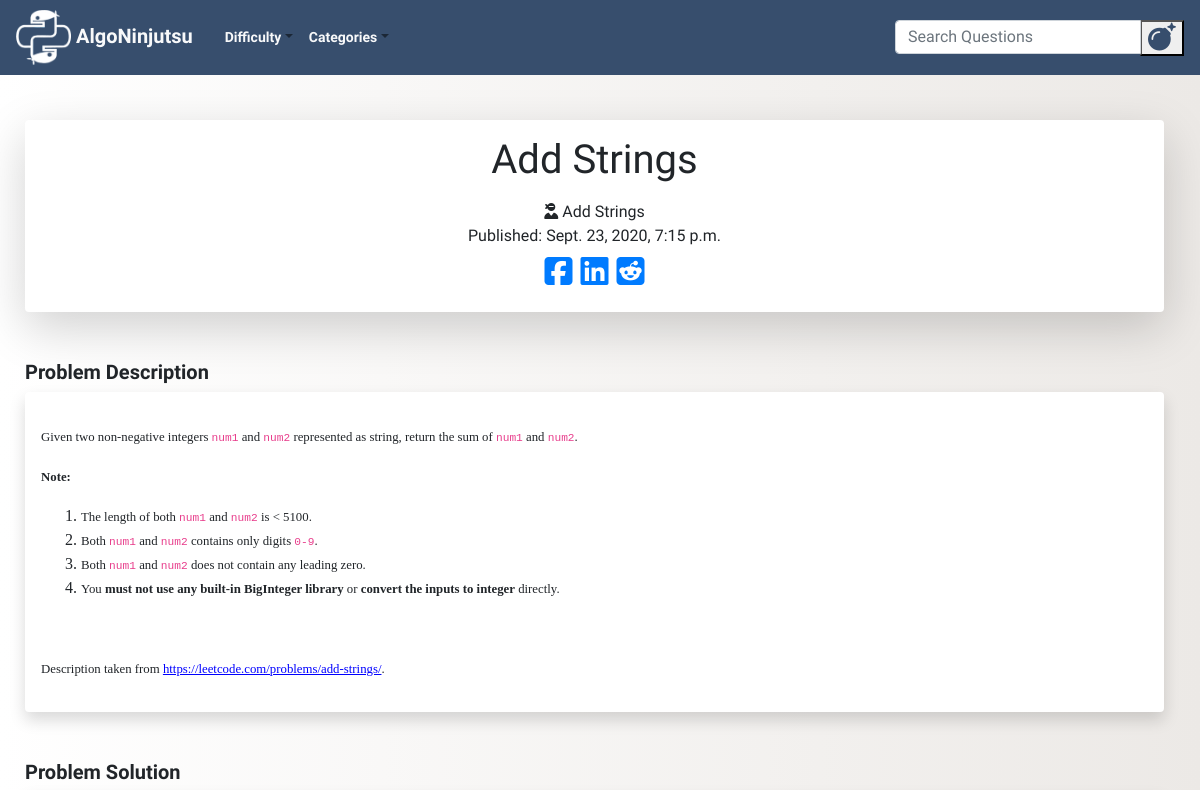
Page /post/11/ (upper part) on the earlier database version.
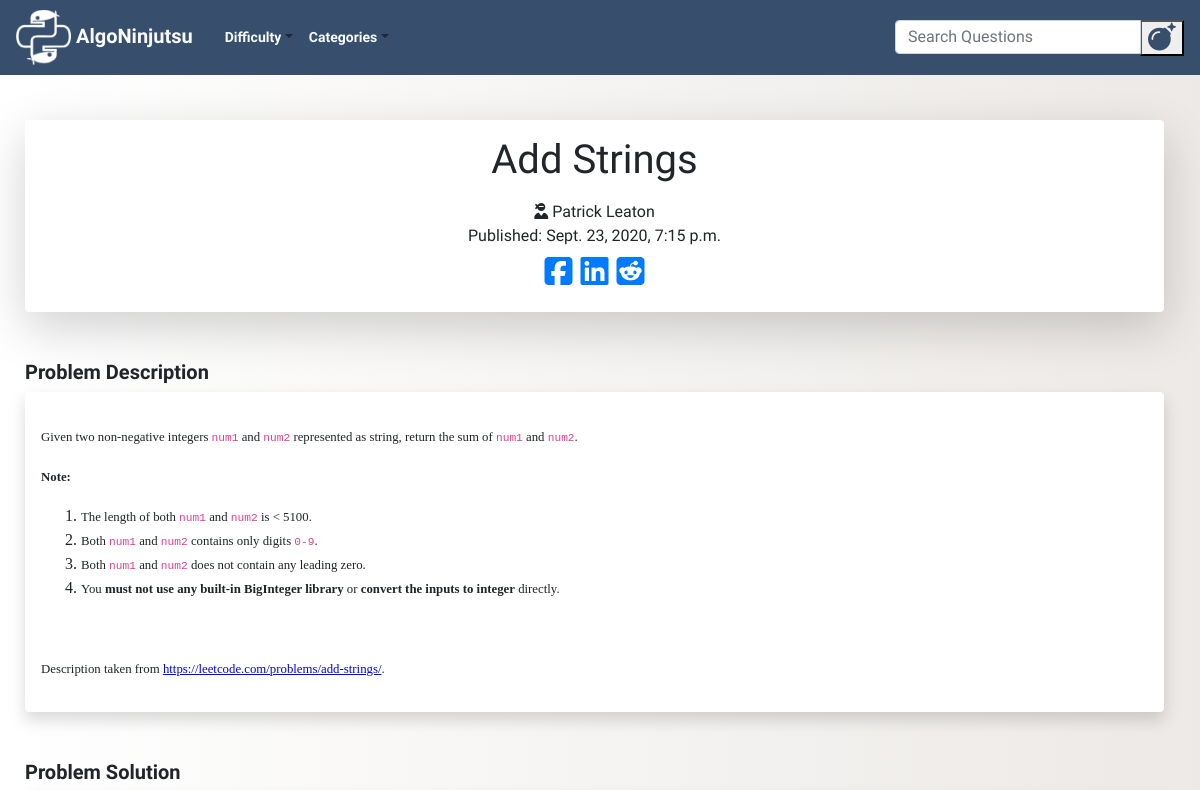
Same page on the later database version.
### blog/models.py (models this page shows, shortened)
class Post(models.Model):
    author = models.TextField()
    title = RichTextField()
    category = models.TextField(choices = CATEGORY_CHOICES, default = 'arrays')
    alt_category = models.TextField(choices = CATEGORY_CHOICES, blank=True, null = True)
    difficulty = models.TextField(choices = DIFFICULTY_CHOICES, default = 'easy')
    description = RichTextField()
    text = RichTextField()
    explanation = RichTextField()
    additional_notes = RichTextField(blank=True, null = True)
    published_date = models.DateTimeField(blank=True, null=True)

### blog/views.py (the view)
# urls.py: path('post/<int:pk>/', views.PostDetailView.as_view(), name='post_detail'),
class PostDetailView(DetailView):
    model = Post

### blog/templates/blog/post_detail.html (shortened to what this page needs)
{% extends 'blog/base.html' %}
{% block content %}
<div class="pops col-md-12">
  <div class="detail_title shadow-lg p-3 mb-5 bg-white rounded">
    <div align="center">
      <h1 class="posttitle">{{post.title|safe}}</h1>
      <i class="fas fa-user-ninja"></i>
      {{post.author}}
    </div>
    {% if post.published_date %}
    <div class="date postdate">
      Published: {{ post.published_date }}
    </div>
    {% else %}
    <a class="btn btn-default" href="{% url 'post_publish' pk=post.pk%}">Publish</a>
    {% endif %}
    <div class="fa-2x social_links" align="center">
      <a href="https://www.facebook.com/sharer/sharer.php?u={{request.build_absolute_uri}}">
        <i class="fab fa-facebook-square"></i>
      </a>
        <a href="https://www.linkedin.com/shareArticle?mini=true&url={{request.build_absolute_uri}}&title=Gaijin%20Gaming&summary=Check%20out%20this%20article%20from%20Gaijin%20Gaming%20&source={{request.build_absolute_uri}}">
        <i class="fab fa-linkedin"></i>
      </a>
      <a href="http://www.reddit.com/submit?url={{request.build_absolute_uri}}&title=Check%20out%20this%20article%20from%20Gaijin%20Gaming">
        <i class="fab fa-reddit-square"></i>
      </a>
     </div>
  </div>
<h5><b>Problem Description</b></h5>
  <div class="postdescription shadow p-3 mb-5 bg-white rounded">
      <p>{{ post.description|safe}}</p>
  </div>
<h5><b>Problem Solution</b></h5>
  </div>
  {% endblock %}

Differences in the rows shown:
changed Post "Add Strings": author "Add Strings" → "Patrick Leaton"
